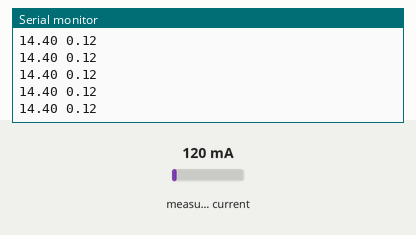
This sketch was run on a simulated Arduino Uno, built with avr-gcc and run on an emulated ATmega328P. On the bench: the last lines printed to the serial monitor. Inputs (shaded band) come from the test bench; at power-on: measured current 120 mA.

Above: at 1.2 s.
1.3 s: measured current set to 40 mA
At 1.6 s:
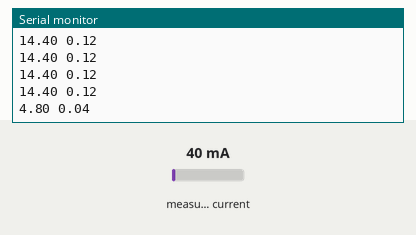
2.8 s: measured current set to 500 mA
At 2.87 s:
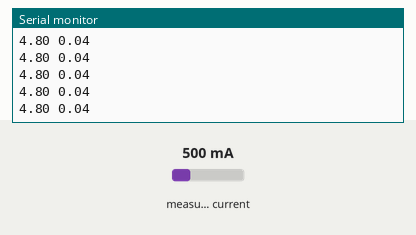
Timing chart, 0 to 5.8 s (numbered marks = the images above; inputs shaded):
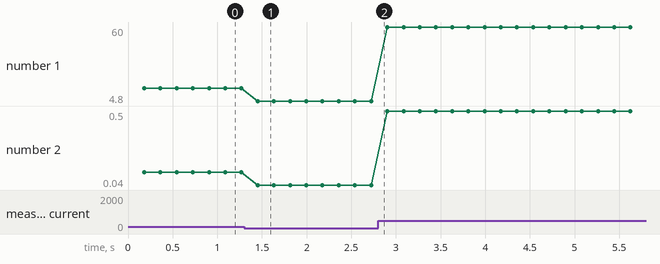

The sketch:

08_current_measurement_SCT013.ino
```cpp
// Cory Paquet-Clouston
// Based on https://learn.openenergymonitor.org/electricity-monitoring/ct-sensors/how-to-build-an-arduino-energy-monitor-measuring-current-only

// See reference circuit (same link as above)
// For the circuit:
// R1 = R2 = 10k ohm
// C1 = 1uF (That's all I have)
// Burden resistor = three 10k in parallel so 3.33kohm (for I primary = 10 A max).

// See 'doc_Notes_SCT013_2019_02_17.pdf' for adjusting the current calibration

// Using a 120V fan as the load.


#include "EmonLib.h"
// Include Emon Library
EnergyMonitor emon1;
// Create an instance
void setup()
{
  Serial.begin(9600);

  // Using A0
  // for the current adjusment: 2000 / 3.33k = 0.6
  emon1.current(0, 0.6);             // Current: input pin, calibration.
  Serial.println("Apparent_Power    Irms");
}

void loop()
{
  // Changed to 1500 to be a multiple of 60
  double Irms = emon1.calcIrms(1500);  // Calculate Irms only

  // Assuming constant 120V
  Serial.print(Irms*120.0);           // Apparent power
  Serial.print(" ");
  Serial.println(Irms);             // Irms
}
```

Measured:
- after the input at 1.3 s, the serial monitor: prints a new line after 0.15 s (image 1)
- plotted number 1: 14.4 → 4.8 after the input at 1.3 s, 4.8 → 60 after the input at 2.8 s
- plotted number 2: 0.12 → 0.04 after the input at 1.3 s, 0.04 → 0.5 after the input at 2.8 s
